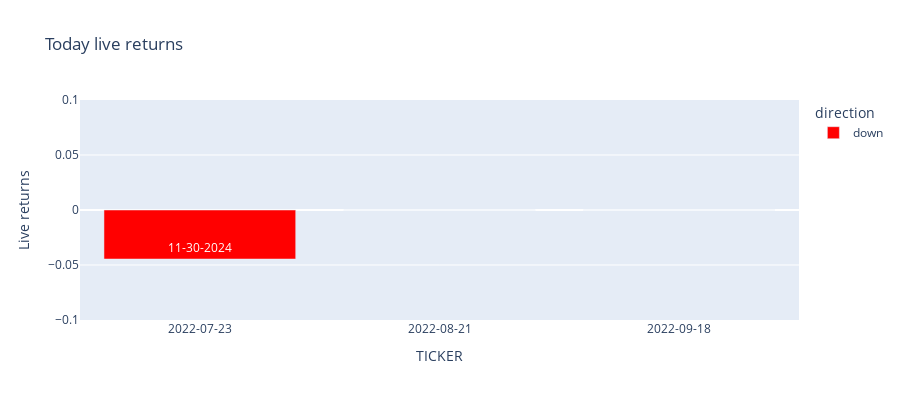

Notebook code for this chart:
### Code cell
import plotly.express as px
from datetime import datetime

today_live_returns, all_day_returns = dashboard.STORAGE.returns.get()
selected_stocks = ['AAPL','GOOG','MSFT','2022-07-23','2022-08-21','2022-09-18']
tickers = sorted([_ for _ in today_live_returns.keys() if _ in selected_stocks])
live_returns = [today_live_returns[x] for x in tickers]

df = pd.DataFrame(zip(tickers, live_returns), columns=['TICKER', 'Live returns'])
df['direction'] = ['up' if x > 0 else 'down' for x in live_returns]

timestamp = datetime.fromtimestamp(today_live_returns['timestamp'])
df['labels'] = [timestamp.strftime('%H:%M:%S') if timestamp.date() == datetime.today().date() else timestamp.strftime('%m-%d-%Y') for _ in tickers]


fig = px.bar(df, x='TICKER', y='Live returns',
            color='direction',
            color_discrete_sequence =['red','green'],
            hover_data=['Live returns'],
            text='labels',
            title='Today live returns',
            height=400)
fig.update_layout(xaxis=dict(type='category')) # type update to category
# Set the y-axis range
fig.update_yaxes(range=[-0.1, 0.1])

fig.show()

### Figure 1 — Plotly figure (JSON) as saved in the notebook; plotly's stock layout.template omitted (floating-point values rounded to 4 significant figures)
{"data": [{"alignmentgroup": "True", "hovertemplate": "direction=down<br>TICKER=%{x}<br>Live returns=%{y}<br>labels=%{text}<extra></extra>", "legendgroup": "down", "marker": {"color": "red", "pattern": {"shape": ""}}, "name": "down", "offsetgroup": "down", "orientation": "v", "showlegend": true, "text": ["11-30-2024", "11-30-2024", "11-30-2024"], "textposition": "auto", "type": "bar", "x": ["2022-07-23", "2022-08-21", "2022-09-18"], "xaxis": "x", "y": [-0.04458, 0, 0], "yaxis": "y"}], "layout": {"barmode": "relative", "height": 400, "legend": {"title": {"text": "direction"}, "tracegroupgap": 0}, "title": {"text": "Today live returns"}, "xaxis": {"anchor": "y", "domain": [0, 1], "title": {"text": "TICKER"}, "type": "category"}, "yaxis": {"anchor": "x", "domain": [0, 1], "range": [-0.1, 0.1], "title": {"text": "Live returns"}}}}
